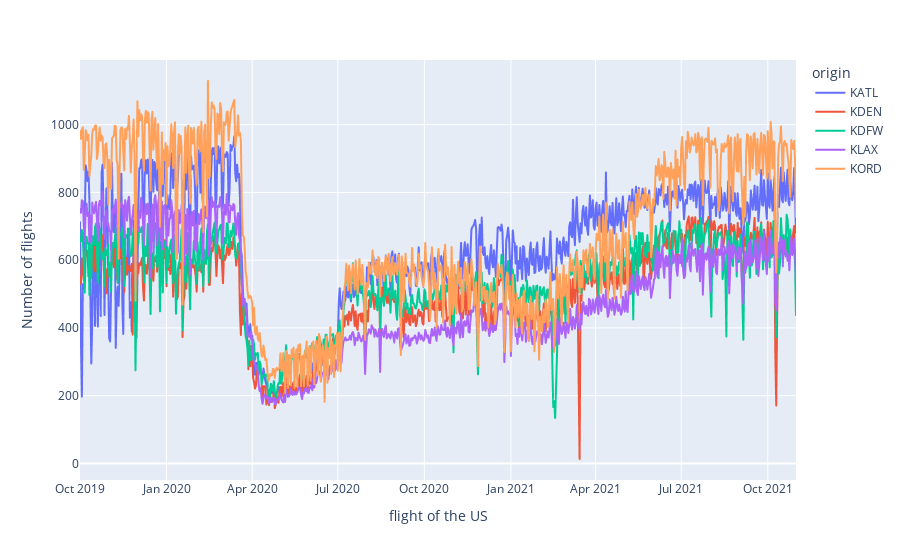

Notebook code cell kept with this figure:
### Markdown cell above
#### US

### Code cell
fd_us_map = fd[ #US
           (fd['origin'] == 'KORD') |
           (fd['origin'] == 'KATL') |
           (fd['origin'] == 'KDFW') |
           (fd['origin'] == 'KDEN') |
           (fd['origin'] == 'KLAX') ]
fd_us_group = fd_us_map.groupby(['origin', 'day'], as_index=False).count()
fig = px.line(fd_us_group , x="day", y="callsign", color="origin")
fig.update_xaxes(title={'text': 'flight of the US'})
fig.update_yaxes(title={'text': 'Number of flights'})
fig.show()

### Figure 1 — Plotly figure (JSON) as saved in the notebook; plotly's stock layout.template omitted (floating-point values rounded to 4 significant figures; data arrays with more than 128 entries replaced by an {"elided": "..."} marker saying what was removed)
{"data": [{"hovertemplate": "origin=KATL<br>day=%{x}<br>callsign=%{y}<extra></extra>", "legendgroup": "KATL", "line": {"color": "#636efa", "dash": "solid"}, "marker": {"symbol": "circle"}, "mode": "lines", "name": "KATL", "showlegend": true, "type": "scattergl", "x": {"elided": "757 str values"}, "xaxis": "x", "y": {"elided": "757 int values"}, "yaxis": "y"}, {"hovertemplate": "origin=KDEN<br>day=%{x}<br>callsign=%{y}<extra></extra>", "legendgroup": "KDEN", "line": {"color": "#EF553B", "dash": "solid"}, "marker": {"symbol": "circle"}, "mode": "lines", "name": "KDEN", "showlegend": true, "type": "scattergl", "x": {"elided": "757 str values"}, "xaxis": "x", "y": {"elided": "757 int values"}, "yaxis": "y"}, {"hovertemplate": "origin=KDFW<br>day=%{x}<br>callsign=%{y}<extra></extra>", "legendgroup": "KDFW", "line": {"color": "#00cc96", "dash": "solid"}, "marker": {"symbol": "circle"}, "mode": "lines", "name": "KDFW", "showlegend": true, "type": "scattergl", "x": {"elided": "757 str values"}, "xaxis": "x", "y": {"elided": "757 int values"}, "yaxis": "y"}, {"hovertemplate": "origin=KLAX<br>day=%{x}<br>callsign=%{y}<extra></extra>", "legendgroup": "KLAX", "line": {"color": "#ab63fa", "dash": "solid"}, "marker": {"symbol": "circle"}, "mode": "lines", "name": "KLAX", "showlegend": true, "type": "scattergl", "x": {"elided": "757 str values"}, "xaxis": "x", "y": {"elided": "757 int values"}, "yaxis": "y"}, {"hovertemplate": "origin=KORD<br>day=%{x}<br>callsign=%{y}<extra></extra>", "legendgroup": "KORD", "line": {"color": "#FFA15A", "dash": "solid"}, "marker": {"symbol": "circle"}, "mode": "lines", "name": "KORD", "showlegend": true, "type": "scattergl", "x": {"elided": "757 str values"}, "xaxis": "x", "y": {"elided": "757 int values"}, "yaxis": "y"}], "layout": {"legend": {"title": {"text": "origin"}, "tracegroupgap": 0}, "margin": {"t": 60}, "xaxis": {"anchor": "y", "domain": [0, 1], "title": {"text": "flight of the US"}}, "yaxis": {"anchor": "x", "domain": [0, 1], "title": {"text": "Number of flights"}}}}
